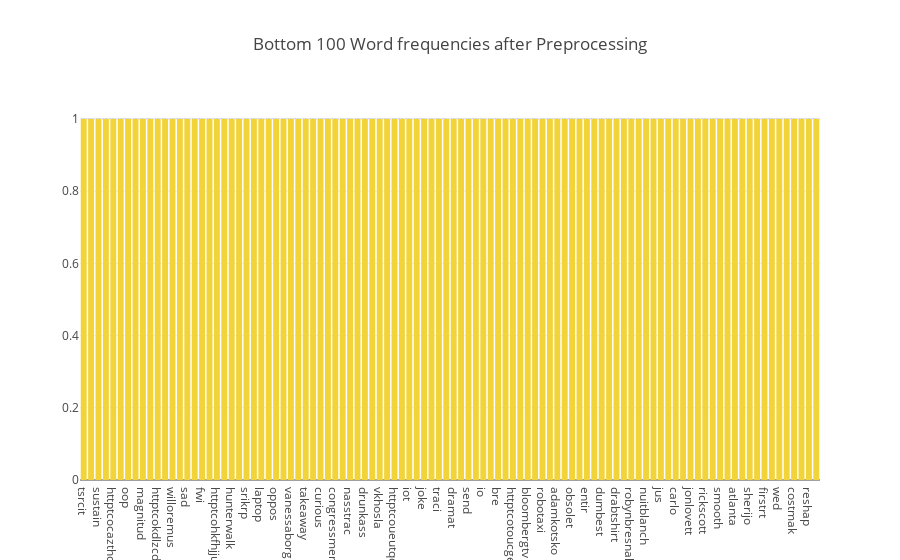

Here is the notebook cell this chart was saved with:
### Markdown cell above
## Plotting for the Bottom 100 words

### Code cell
data = [go.Bar(
            x = all_words.index.values[-100:],
            y = all_words.values[-100:],
            marker= dict(colorscale='Portland',
                         color = all_words.values[-100:]
                        ),
            text='Word counts'
    )]

layout = go.Layout(
    title='Bottom 100 Word frequencies after Preprocessing'
)

fig = go.Figure(data=data, layout=layout)

py.iplot(fig, filename='basic-bar')

### Figure 1 — Plotly figure (JSON) as saved in the notebook; plotly's stock layout.template omitted (floating-point values rounded to 4 significant figures)
{"data": [{"marker": {"color": [1, 1, 1, 1, 1, 1, 1, 1, 1, 1, 1, 1, 1, 1, 1, 1, 1, 1, 1, 1, 1, 1, 1, 1, 1, 1, 1, 1, 1, 1, 1, 1, 1, 1, 1, 1, 1, 1, 1, 1, 1, 1, 1, 1, 1, 1, 1, 1, 1, 1, 1, 1, 1, 1, 1, 1, 1, 1, 1, 1, 1, 1, 1, 1, 1, 1, 1, 1, 1, 1, 1, 1, 1, 1, 1, 1, 1, 1, 1, 1, 1, 1, 1, 1, 1, 1, 1, 1, 1, 1, 1, 1, 1, 1, 1, 1, 1, 1, 1, 1], "colorscale": "Portland"}, "text": "Word counts", "type": "bar", "uid": "fd90d8af-f2bd-4242-88c7-6637fd4e39b9", "x": ["tsrcit", "strafe", "sustain", "nobel", "httptcocazthcsm", "carsspac", "oop", "entitl", "magnitud", "avphotograph", "httptcokdlzcdic", "nzstuff", "willoremus", "secur", "sad", "letha", "fwi", "capita", "httptcohkfhjjuyvn", "forbesrussia", "hunterwalk", "workhumor", "srikrp", "autopia", "laptop", "asimo", "oppos", "gum", "vanessaborg", "tandem", "takeaway", "meetup", "curious", "facckk", "congressmen", "cancel", "nasstrac", "relativ", "drunkass", "lunch", "vkhosla", "fit", "httptcoueutqdmnzu", "talker", "iot", "lovenuitblanch", "joke", "oversight", "traci", "shrug", "dramat", "prize", "send", "fordtrend", "io", "noticket", "bre", "edwardjolmo", "httptcotoucgeiykb", "snow", "bloombergtv", "winc", "robotaxi", "httptcoykxlpxdixb", "adamkotsko", "equip", "obsolet", "headless", "entir", "actfortransit", "dumbest", "vw", "drabtshirt", "danalyt", "robynbresnahan", "semiautonom", "nuitblanch", "connect", "jus", "meant", "carlo", "httptcogkqvenmbyeah", "jonlovett", "danah", "rickscott", "reuter", "smooth", "hu", "atlanta", "room", "sherijo", "midnight", "firstrt", "skyrocket", "wed", "yptbwp", "costmak", "rx", "reshap", "equat"], "y": [1, 1, 1, 1, 1, 1, 1, 1, 1, 1, 1, 1, 1, 1, 1, 1, 1, 1, 1, 1, 1, 1, 1, 1, 1, 1, 1, 1, 1, 1, 1, 1, 1, 1, 1, 1, 1, 1, 1, 1, 1, 1, 1, 1, 1, 1, 1, 1, 1, 1, 1, 1, 1, 1, 1, 1, 1, 1, 1, 1, 1, 1, 1, 1, 1, 1, 1, 1, 1, 1, 1, 1, 1, 1, 1, 1, 1, 1, 1, 1, 1, 1, 1, 1, 1, 1, 1, 1, 1, 1, 1, 1, 1, 1, 1, 1, 1, 1, 1, 1]}], "layout": {"title": {"text": "Bottom 100 Word frequencies after Preprocessing"}}}
